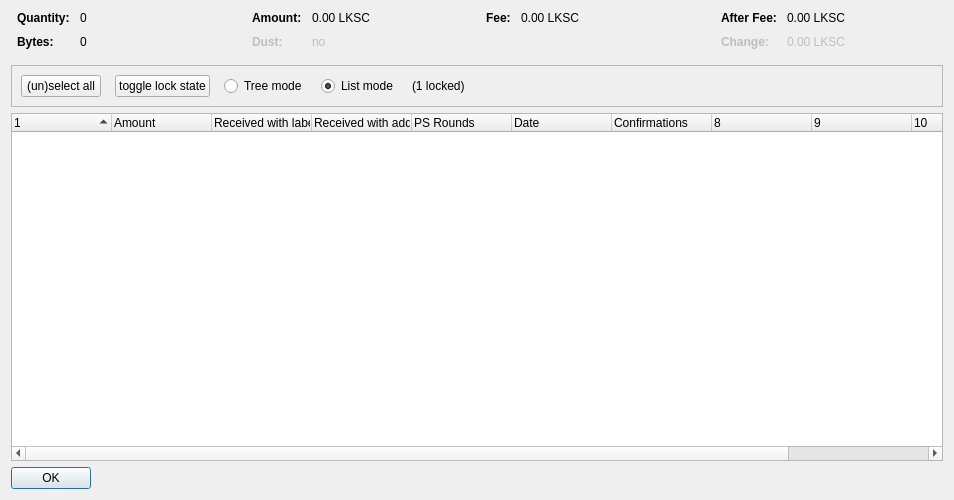
<?xml version="1.0" encoding="UTF-8"?>
<ui version="4.0">
 <class>CoinControlDialog</class>
 <widget class="QDialog" name="CoinControlDialog">
  <property name="geometry">
   <rect>
    <x>0</x>
    <y>0</y>
    <width>954</width>
    <height>500</height>
   </rect>
  </property>
  <property name="windowTitle">
   <string>Coin Selection</string>
  </property>
  <layout class="QVBoxLayout" name="verticalLayout">
   <item>
    <layout class="QHBoxLayout" name="horizontalLayoutTop" stretch="0,0,0,0">
     <property name="topMargin">
      <number>0</number>
     </property>
     <property name="bottomMargin">
      <number>10</number>
     </property>
     <item>
      <layout class="QFormLayout" name="formLayoutCoinControl1">
       <property name="horizontalSpacing">
        <number>10</number>
       </property>
       <property name="verticalSpacing">
        <number>10</number>
       </property>
       <property name="leftMargin">
        <number>6</number>
       </property>
       <property name="rightMargin">
        <number>6</number>
       </property>
       <item row="0" column="0">
        <widget class="QLabel" name="labelCoinControlQuantityText">
         <property name="font">
          <font>
           <weight>75</weight>
           <bold>true</bold>
          </font>
         </property>
         <property name="text">
          <string>Quantity:</string>
         </property>
        </widget>
       </item>
       <item row="0" column="1">
        <widget class="QLabel" name="labelCoinControlQuantity">
         <property name="cursor">
          <cursorShape>IBeamCursor</cursorShape>
         </property>
         <property name="contextMenuPolicy">
          <enum>Qt::ActionsContextMenu</enum>
         </property>
         <property name="text">
          <string notr="true">0</string>
         </property>
         <property name="textInteractionFlags">
          <set>Qt::LinksAccessibleByMouse|Qt::TextSelectableByKeyboard|Qt::TextSelectableByMouse</set>
         </property>
        </widget>
       </item>
       <item row="1" column="0">
        <widget class="QLabel" name="labelCoinControlBytesText">
         <property name="font">
          <font>
           <weight>75</weight>
           <bold>true</bold>
          </font>
         </property>
         <property name="text">
          <string>Bytes:</string>
         </property>
        </widget>
       </item>
       <item row="1" column="1">
        <widget class="QLabel" name="labelCoinControlBytes">
         <property name="cursor">
          <cursorShape>IBeamCursor</cursorShape>
         </property>
         <property name="contextMenuPolicy">
          <enum>Qt::ActionsContextMenu</enum>
         </property>
         <property name="text">
          <string notr="true">0</string>
         </property>
         <property name="textInteractionFlags">
          <set>Qt::LinksAccessibleByMouse|Qt::TextSelectableByKeyboard|Qt::TextSelectableByMouse</set>
         </property>
        </widget>
       </item>
      </layout>
     </item>
     <item>
      <layout class="QFormLayout" name="formLayoutCoinControl2">
       <property name="horizontalSpacing">
        <number>10</number>
       </property>
       <property name="verticalSpacing">
        <number>10</number>
       </property>
       <property name="leftMargin">
        <number>6</number>
       </property>
       <property name="rightMargin">
        <number>6</number>
       </property>
       <item row="0" column="0">
        <widget class="QLabel" name="labelCoinControlAmountText">
         <property name="font">
          <font>
           <weight>75</weight>
           <bold>true</bold>
          </font>
         </property>
         <property name="text">
          <string>Amount:</string>
         </property>
        </widget>
       </item>
       <item row="0" column="1">
        <widget class="QLabel" name="labelCoinControlAmount">
         <property name="cursor">
          <cursorShape>IBeamCursor</cursorShape>
         </property>
         <property name="contextMenuPolicy">
          <enum>Qt::ActionsContextMenu</enum>
         </property>
         <property name="text">
          <string notr="true">0.00 LKSC</string>
         </property>
         <property name="textInteractionFlags">
          <set>Qt::LinksAccessibleByMouse|Qt::TextSelectableByKeyboard|Qt::TextSelectableByMouse</set>
         </property>
        </widget>
       </item>
       <item row="1" column="0">
        <widget class="QLabel" name="labelCoinControlLowOutputText">
         <property name="enabled">
          <bool>false</bool>
         </property>
         <property name="font">
          <font>
           <weight>75</weight>
           <bold>true</bold>
          </font>
         </property>
         <property name="text">
          <string>Dust:</string>
         </property>
        </widget>
       </item>
       <item row="1" column="1">
        <widget class="QLabel" name="labelCoinControlLowOutput">
         <property name="enabled">
          <bool>false</bool>
         </property>
         <property name="cursor">
          <cursorShape>IBeamCursor</cursorShape>
         </property>
         <property name="contextMenuPolicy">
          <enum>Qt::ActionsContextMenu</enum>
         </property>
         <property name="text">
          <string notr="true">no</string>
         </property>
         <property name="textInteractionFlags">
          <set>Qt::LinksAccessibleByMouse|Qt::TextSelectableByKeyboard|Qt::TextSelectableByMouse</set>
         </property>
        </widget>
       </item>
      </layout>
     </item>
     <item>
      <layout class="QFormLayout" name="formLayoutCoinControl3">
       <property name="horizontalSpacing">
        <number>10</number>
       </property>
       <property name="verticalSpacing">
        <number>10</number>
       </property>
       <property name="leftMargin">
        <number>6</number>
       </property>
       <property name="rightMargin">
        <number>6</number>
       </property>
       <item row="0" column="0">
        <widget class="QLabel" name="labelCoinControlFeeText">
         <property name="font">
          <font>
           <weight>75</weight>
           <bold>true</bold>
          </font>
         </property>
         <property name="text">
          <string>Fee:</string>
         </property>
        </widget>
       </item>
       <item row="0" column="1">
        <widget class="QLabel" name="labelCoinControlFee">
         <property name="cursor">
          <cursorShape>IBeamCursor</cursorShape>
         </property>
         <property name="contextMenuPolicy">
          <enum>Qt::ActionsContextMenu</enum>
         </property>
         <property name="text">
          <string notr="true">0.00 LKSC</string>
         </property>
         <property name="textInteractionFlags">
          <set>Qt::LinksAccessibleByMouse|Qt::TextSelectableByKeyboard|Qt::TextSelectableByMouse</set>
         </property>
        </widget>
       </item>
      </layout>
     </item>
     <item>
      <layout class="QFormLayout" name="formLayoutCoinControl4">
       <property name="horizontalSpacing">
        <number>10</number>
       </property>
       <property name="verticalSpacing">
        <number>10</number>
       </property>
       <property name="leftMargin">
        <number>6</number>
       </property>
       <property name="rightMargin">
        <number>6</number>
       </property>
       <item row="0" column="0">
        <widget class="QLabel" name="labelCoinControlAfterFeeText">
         <property name="font">
          <font>
           <weight>75</weight>
           <bold>true</bold>
          </font>
         </property>
         <property name="text">
          <string>After Fee:</string>
         </property>
        </widget>
       </item>
       <item row="0" column="1">
        <widget class="QLabel" name="labelCoinControlAfterFee">
         <property name="cursor">
          <cursorShape>IBeamCursor</cursorShape>
         </property>
         <property name="contextMenuPolicy">
          <enum>Qt::ActionsContextMenu</enum>
         </property>
         <property name="text">
          <string notr="true">0.00 LKSC</string>
         </property>
         <property name="textInteractionFlags">
          <set>Qt::LinksAccessibleByMouse|Qt::TextSelectableByKeyboard|Qt::TextSelectableByMouse</set>
         </property>
        </widget>
       </item>
       <item row="1" column="0">
        <widget class="QLabel" name="labelCoinControlChangeText">
         <property name="enabled">
          <bool>false</bool>
         </property>
         <property name="font">
          <font>
           <weight>75</weight>
           <bold>true</bold>
          </font>
         </property>
         <property name="text">
          <string>Change:</string>
         </property>
        </widget>
       </item>
       <item row="1" column="1">
        <widget class="QLabel" name="labelCoinControlChange">
         <property name="enabled">
          <bool>false</bool>
         </property>
         <property name="cursor">
          <cursorShape>IBeamCursor</cursorShape>
         </property>
         <property name="contextMenuPolicy">
          <enum>Qt::ActionsContextMenu</enum>
         </property>
         <property name="text">
          <string notr="true">0.00 LKSC</string>
         </property>
         <property name="textInteractionFlags">
          <set>Qt::LinksAccessibleByMouse|Qt::TextSelectableByKeyboard|Qt::TextSelectableByMouse</set>
         </property>
        </widget>
       </item>
      </layout>
     </item>
    </layout>
   </item>
   <item>
    <widget class="QFrame" name="frame">
     <property name="minimumSize">
      <size>
       <width>0</width>
       <height>40</height>
      </size>
     </property>
     <property name="frameShape">
      <enum>QFrame::StyledPanel</enum>
     </property>
     <property name="frameShadow">
      <enum>QFrame::Sunken</enum>
     </property>
     <layout class="QHBoxLayout" name="horizontalLayout">
      <item>
       <layout class="QHBoxLayout" name="horizontalLayoutPanel" stretch="0,0,0,0,0,0">
        <property name="spacing">
         <number>14</number>
        </property>
        <item>
         <widget class="QPushButton" name="pushButtonSelectAll">
          <property name="sizePolicy">
           <sizepolicy hsizetype="Maximum" vsizetype="Fixed">
            <horstretch>0</horstretch>
            <verstretch>0</verstretch>
           </sizepolicy>
          </property>
          <property name="text">
           <string>(un)select all</string>
          </property>
          <property name="autoDefault">
           <bool>false</bool>
          </property>
         </widget>
        </item>
        <item>
         <widget class="QPushButton" name="pushButtonToggleLock">
          <property name="sizePolicy">
           <sizepolicy hsizetype="Maximum" vsizetype="Fixed">
            <horstretch>0</horstretch>
            <verstretch>0</verstretch>
           </sizepolicy>
          </property>
          <property name="text">
           <string>toggle lock state</string>
          </property>
          <property name="autoDefault">
           <bool>false</bool>
          </property>
         </widget>
        </item>
        <item>
         <widget class="QRadioButton" name="radioTreeMode">
          <property name="sizePolicy">
           <sizepolicy hsizetype="Maximum" vsizetype="Fixed">
            <horstretch>0</horstretch>
            <verstretch>0</verstretch>
           </sizepolicy>
          </property>
          <property name="text">
           <string>Tree mode</string>
          </property>
         </widget>
        </item>
        <item>
         <widget class="QRadioButton" name="radioListMode">
          <property name="sizePolicy">
           <sizepolicy hsizetype="Maximum" vsizetype="Fixed">
            <horstretch>0</horstretch>
            <verstretch>0</verstretch>
           </sizepolicy>
          </property>
          <property name="text">
           <string>List mode</string>
          </property>
          <property name="checked">
           <bool>true</bool>
          </property>
         </widget>
        </item>
        <item>
         <widget class="QLabel" name="labelLocked">
          <property name="text">
           <string>(1 locked)</string>
          </property>
         </widget>
        </item>
        <item>
         <spacer name="horizontalSpacer">
          <property name="orientation">
           <enum>Qt::Horizontal</enum>
          </property>
          <property name="sizeHint" stdset="0">
           <size>
            <width>40</width>
            <height>20</height>
           </size>
          </property>
         </spacer>
        </item>
       </layout>
      </item>
     </layout>
    </widget>
   </item>
   <item>
    <widget class="CoinControlTreeWidget" name="treeWidget">
     <property name="contextMenuPolicy">
      <enum>Qt::CustomContextMenu</enum>
     </property>
     <property name="sortingEnabled">
      <bool>false</bool>
     </property>
     <property name="columnCount">
      <number>11</number>
     </property>
     <attribute name="headerShowSortIndicator" stdset="0">
      <bool>true</bool>
     </attribute>
     <attribute name="headerStretchLastSection">
      <bool>false</bool>
     </attribute>
     <column>
      <property name="text">
       <string/>
      </property>
     </column>
     <column>
      <property name="text">
       <string>Amount</string>
      </property>
     </column>
     <column>
      <property name="text">
       <string>Received with label</string>
      </property>
     </column>
     <column>
      <property name="text">
       <string>Received with address</string>
      </property>
     </column>
     <column>
      <property name="text">
       <string>PS Rounds</string>
      </property>
     </column>
     <column>
      <property name="text">
       <string>Date</string>
      </property>
     </column>
     <column>
      <property name="text">
       <string>Confirmations</string>
      </property>
      <property name="toolTip">
       <string>Confirmed</string>
      </property>
     </column>
     <column>
      <property name="text">
       <string/>
      </property>
     </column>
     <column>
      <property name="text">
       <string/>
      </property>
     </column>
     <column>
      <property name="text">
       <string/>
      </property>
     </column>
     <column>
      <property name="text">
       <string/>
      </property>
     </column>
    </widget>
   </item>
   <item>
    <widget class="QDialogButtonBox" name="buttonBox">
     <property name="sizePolicy">
      <sizepolicy hsizetype="Maximum" vsizetype="Fixed">
       <horstretch>0</horstretch>
       <verstretch>0</verstretch>
      </sizepolicy>
     </property>
     <property name="orientation">
      <enum>Qt::Horizontal</enum>
     </property>
     <property name="standardButtons">
      <set>QDialogButtonBox::Ok</set>
     </property>
    </widget>
   </item>
  </layout>
 </widget>
 <customwidgets>
  <customwidget>
   <class>CoinControlTreeWidget</class>
   <extends>QTreeWidget</extends>
   <header>coincontroltreewidget.h</header>
  </customwidget>
 </customwidgets>
 <resources/>
 <connections/>
</ui>
